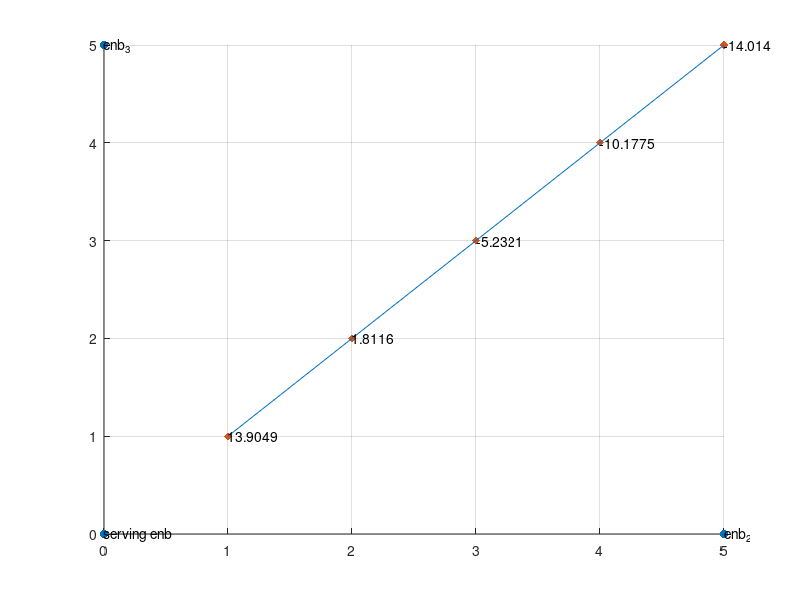

This chart was generated by the following MATLAB code: (Note: this script raises an error after producing the figure.)
clc
clear all
close all

DIP2=[];
DIP3=[];
P=1000;
P1=25;
P2=P1;
N=10;
SINR=[];
enb_serv=[0,0];
enb_2=[5,0];
enb_3=[0,5];
for i=1:5
    ue=[i,i];
    x=[enb_serv;enb_2;enb_3;ue];
    dist=pdist(x,'euclidean');
    d1=dist(3);
    d2=dist(5);
    d3=dist(6);
    s=P/(d1^4);
    DIP2(i)=P1/(d2^4);
    DIP3(i)=P2/(d3^4);
    SINR(i)=s/(DIP2(i)+DIP3(i)+N);
end
SINR=10*log10(SINR);
DIP2=10*log10(DIP2);
DIP3=10*log10(DIP3);
%Plotting locations:
hold on
grid on
v=[0,0,5];
w=[5,0,0];
scatter(v,w,'filled');
a=[1,2,3,4,5];
b=a;
scatter(a,b,'filled','d');
line(a,b);
text(enb_2(1),enb_2(2),'enb_2')
text(enb_3(1),enb_3(2),'enb_3')
text(enb_serv(1),enb_serv(2),'serving enb');

for i=1:5
    txt=SINR(i);
    text(i,i,num2str(txt));
end

NFrames = 10;   % Number of frames

Noc = -98; % dBm/15kHz average power spectral density
% Set the random number generator seed
rng('default');
for idx = 1:5
    
    % Cell 1 eNodeB configuration according to R.46
    enb1 = struct;%A.1.
    enb1.NDLRB = 50;%A.2.
    enb1.CellRefP = 2;%A.3.
    enb1.NCellID = 1;%A.4.
    enb1.CyclicPrefix = 'Normal';%A.5.
    enb1.CFI = 2;%A.6.
    enb1.PHICHDuration = 'Normal';%A.7.
    enb1.Ng = 'Sixth';%A.8.
    enb1.NFrame = 0;%A.9.
    enb1.TotSubframes = 1;%A.10.
    enb1.Windowing = 0;%A.11.
    enb1.DuplexMode = 'TDD';%A.12.
    enb1.SSC = 4;%A.13
    enb1.TDDConfig = 1;%A.14.
    enb1.NPRSRB = 2;
    enb1.IPRS = 0;
    enb1.PRSPeriod = 'On';
    % enb1.Position = [1000, 1000];

    % PDSCH configuration substructure
    enb1.PDSCH.TxScheme = 'TxDiversity'; % PDSCH transmission mode 2 %B.1.
    enb1.PDSCH.Modulation = {'QPSK'};%B.2.
    enb1.PDSCH.NLayers = 2;%B.3.
    enb1.PDSCH.Rho = -3;%B.4.
    enb1.PDSCH.RNTI = 1;%B.5.
    enb1.PDSCH.RVSeq = [0 1 2 3];%B.6.
    enb1.PDSCH.RV = 0;%B.7.
    enb1.PDSCH.NHARQProcesses = 7;%B.8.
    enb1.PDSCH.NTurboDecIts = 5;%B.9.
    enb1.PDSCH.PRBSet = (0:49)';%B.10.
    % Table A.3.4.2.1-2, TS 36.101
    enb1.PDSCH.TrBlkSizes = [5160 3880 0 0 5160 0 3880 0 0 5160];%B.11.
    % Table A.3.4.2.1-2, TS 36.101
    enb1.PDSCH.CodedTrBlkSizes = [12528 10656 0 0 13200 0 10656 0 0 13200];%B.12.
    enb1.PDSCH.CSIMode = 'PUCCH 1-0';%B.13.
    enb1.PDSCH.PMIMode = 'Wideband';%B.14.
    enb1.PDSCH.CSI = 'On';%B.15.

    % PDSCH OCNG configuration
    enb1.OCNGPDSCHEnable = 'On';%B.16.              % Enable OCNG fill
    enb1.OCNGPDSCHPower = -3;   %B.17.              % OCNG power same as PDSCH Rho
    enb1.OCNGPDSCH.RNTI = 0;    %B.18.              % Virtual UE RNTI
    enb1.OCNGPDSCH.Modulation = 'QPSK';%B.19.       % OCNG symbol modulation
    enb1.OCNGPDSCH.TxScheme = 'TxDiversity'; %B.20. % OCNG transmission mode 2

    % Cell2
    enb2 = enb1;
    enb2.NCellID = 2;
    enb2.OCNGPDSCHEnable = 'Off'; 
    enb2.NPRSRB = 2;
    enb2.IPRS = 0;
    enb2.PRSPeriod = 'On';
    % enb2.Position = [1000, -1000];


    % Cell 3
    enb3 = enb1;
    enb3.NCellID = 3;
    enb3.OCNGPDSCHEnable = 'Off';
    enb3.NPRSRB = 2;
    enb3.IPRS = 0;
    enb3.PRSPeriod = 'On';
    % enb3.Position = [-1000, 1000];

    ofdmInfo = lteOFDMInfo(enb1);

    tx = cell(1,3);

    grid1 = [];
    for nsf = 0:19
        enb1.NSubframe = mod(nsf,10);
        sfgrid = lteDLResourceGrid(enb1);       % Empty subframe
        sfgrid(ltePRSIndices(enb1)) = ltePRS(enb1);       % PRS REs
        sfgrid(ltePSSIndices(enb1)) = ltePSS(enb1);       % PSS REs
        sfgrid(lteSSSIndices(enb1)) = lteSSS(enb1);       % SSS REs
        sfgrid(lteCellRSIndices(enb1)) = lteCellRS(enb1); % Cell RS REs
        grid1 = [grid1 sfgrid]; %#ok<AGROW>
    end
    enb1.NSubframe = 0;
    tx{1} = lteOFDMModulate(enb1, grid1);        % OFDM modulate

    grid2 = [];
    for nsf = 0:19
        enb2.NSubframe = mod(nsf,10);
        sfgrid = lteDLResourceGrid(enb2);       % Empty subframe
        sfgrid(ltePRSIndices(enb2)) = ltePRS(enb2);       % PRS REs
        sfgrid(ltePSSIndices(enb2)) = ltePSS(enb2);       % PSS REs
        sfgrid(lteSSSIndices(enb2)) = lteSSS(enb2);       % SSS REs
        sfgrid(lteCellRSIndices(enb2)) = lteCellRS(enb2); % Cell RS REs
        grid2 = [grid2 sfgrid]; %#ok<AGROW>
    end
    enb2.NSubframe = 0;
    tx{2} = lteOFDMModulate(enb2, grid2);        % OFDM modulate

    grid3 = [];
    for nsf = 0:19
        enb3.NSubframe = mod(nsf,10);
        sfgrid = lteDLResourceGrid(enb3);       % Empty subframe
        sfgrid(ltePRSIndices(enb3)) = ltePRS(enb3);       % PRS REs
        sfgrid(ltePSSIndices(enb3)) = ltePSS(enb3);       % PSS REs
        sfgrid(lteSSSIndices(enb3)) = lteSSS(enb3);       % SSS REs
        sfgrid(lteCellRSIndices(enb3)) = lteCellRS(enb3); % Cell RS REs
        grid3 = [grid3 sfgrid]; %#ok<AGROW>
    end
    enb3.NSubframe = 0;
    tx{3} = lteOFDMModulate(enb3, grid3);        % OFDM modulate

    speedOfLight = 299792458.0; % Speed of light in m/s

    %sampleDelay = zeros(1, 1);
    %radius = cell(1, 1);

    %[~, radius{1}] = cart2pol(enb1.Position(1), enb1.Position(2));
    %delay = radius{1}/speedOfLight;                  % Delay in seconds
    %sampleDelay(1) = round(delay*ofdmInfo.SamplingRate); % Delay in samples

    % eNodeB1 to UE propagation channel
    channel1 = struct;                    % Channel config structure
    channel1.Seed = 20;                   % Random channel seed
    channel1.NRxAnts = 2;                 % 2 receive antennas
    channel1.DelayProfile ='EVA';         % Delay profile
    channel1.DopplerFreq = 5;            % Doppler frequency
    channel1.MIMOCorrelation = 'Low';     % Multi-antenna correlation
    channel1.NTerms = 16;                 % Oscillators used in fading model
    channel1.ModelType = 'GMEDS';         % Rayleigh fading model type
    channel1.InitPhase = 'Random';        % Random initial phases
    channel1.NormalizePathGains = 'On';   % Normalize delay profile power
    channel1.NormalizeTxAnts = 'On';      % Normalize for transmit antennas
    % The channel sampling rate depends on the FFT size used in the OFDM
    % modulator. This can be obtained using the function lteOFDMInfo.

    channel1.SamplingRate = ofdmInfo.SamplingRate;

    % eNodeB2 (interference) to UE propagation channel
    channel2 = channel1;
    channel2.Seed = 122;                  % Random channel seed

    % eNodeB3 (interference) to UE propagation channel
    channel3 = channel1;
    channel3.Seed = 36;                   % Random channel seed

    %hPositioningPlotPositions({enb1, enb2, enb3});

    numSubframes = 10;  % Number of frames to simulate at each SNR
    % SNRdB = [-1.4]; % SNR points to simulate
    frc.TotSubframes = 1;   % Total number of subframes to generate
    frc.NCellID = 5;       % Cell identity
    frc.RC = 'A4-3';        % FRC number

    % Populate FRC configuration structure with default values for A4-3
    frc = lteRMCUL(frc);
    frc.PUSCH.Modulation = {'QPSK'};
    enb1.PUSCH = frc.PUSCH;
    
    
    frc.PDSCH = enb1.PDSCH;

    disp(enb1.PUSCH);
    % frc.Position = hPositioningPosition(0, 0);
    chcfg.NRxAnts = 8;               % Number of receive antennas
    chcfg.DelayProfile = 'EVA';      % Delay profile
    chcfg.DopplerFreq = 5;          % Doppler frequency
    chcfg.MIMOCorrelation = 'Low';   % MIMO correlation
    chcfg.Seed = 91;                 % Channel seed
    chcfg.NTerms = 16;               % Oscillators used in fading model
    chcfg.ModelType = 'GMEDS';       % Rayleigh fading model type
    chcfg.InitPhase = 'Random';      % Random initial phases
    chcfg.NormalizePathGains = 'On'; % Normalize delay profile power
    chcfg.NormalizeTxAnts = 'On';    % Normalize for transmit antennas

    % Set channel model sampling rate
    info = lteSCFDMAInfo(frc);
    chcfg.SamplingRate = info.SamplingRate;

    
    cec = struct;                        %C.1. % Channel estimation config structure
    cec.PilotAverage = 'UserDefined';    %C.2. % Type of pilot symbol averaging
    cec.FreqWindow = 31;                 %C.3. % Frequency window size
    cec.TimeWindow = 23;                 %C.4. % Time window size
    cec.InterpType = 'Cubic';            %C.5. % 2D interpolation type
    cec.InterpWindow = 'Centered';       %C.6. % Interpolation window type
    cec.InterpWinSize = 1;               %C.7. % Interpolation window size


    % Channel noise setup
    nocLin = 10.^(Noc/10)*(1e-3); % linear  in Watts
    % Take into account FFT (OFDM) scaling
    No = sqrt(nocLin/(2*double(ofdmInfo.Nfft)));

    % Signal and interference amplitude scaling factors calculation. These
    % ensure the SINR and DIP values specified are met
    [K1, K2, K3] = hENBscalingFactors(DIP2(idx), DIP3(idx), Noc, SINR(idx) , enb1, enb2, enb3);



    % Initialize state of all HARQ processes
    harqProcesses = hInitHARQProcesses(enb1, enb1.PDSCH.NHARQProcesses);
    % Initialize HARQ process IDs to 1 as the first non-zero transport block
    % will always be transmitted using the first HARQ process. This will be
    % updated with the full sequence output by lteRMCDLTool after the first
    % call to the function
    harqProcessSequence = 1;

    % Set up variables for the main loop
    lastOffset = 0;       % Initialize overall frame timing offset
    frameOffset = 0;      % Initialize frame timing offset
    blkCRC = [];          % Block CRC for all considered subframes
    bitTput = [];         % Number of successfully received bits per subframe
    txedTrBlkSizes = [];  % Number of transmitted bits per subframe
    % Vector of total number of bits transmitted calculated for each subframe
    runningMaxThPut = [];
    % Vector storing the number of successfully received bits calculated for
    % each subframe
    runningSimThPut = [];

    % Obtain the number of transmit antennas.
    dims = lteDLResourceGridSize(enb1);
    P = dims(3);

    % Main for loop: for all subframes
    for subframeNo = 0:(NFrames*10-1)

        % Reinitialize channel seed for each subframe to increase variability
        channel1.Seed = 1+subframeNo;
        channel2.Seed = 1+subframeNo+(NFrames*10);
        channel3.Seed = 1+subframeNo+2*(NFrames*10);

        % Update subframe number
        enb1.NSubframe = subframeNo;
        enb2.NSubframe = subframeNo;
        enb3.NSubframe = subframeNo;

        duplexInfo = lteDuplexingInfo(enb1);

        if duplexInfo.NSymbolsDL ~= 0 % target only downlink subframes

            % Get HARQ process ID for the subframe from HARQ process sequence
            harqID = harqProcessSequence(mod(subframeNo, length(harqProcessSequence))+1);

            % If there is a transport block scheduled in the current subframe
            % (indicated by a non-zero 'harqID'), perform transmission and
            % reception. Otherwise, continue to the next subframe.
            if harqID == 0
                continue;
            end

            % Update HARQ process: reset for successful transmission or set to
            % retransmit: This effectively gets the ACK/NACK
            harqProcesses(harqID) = hTxDiversityHARQScheduling( ...
                harqProcesses(harqID));

            % Update the RV value and RVSeq for correct waveform generation
            enb1.PDSCH.RV = harqProcesses(harqID).rvSeq ...
                (harqProcesses(harqID).rvIdx);
            enb1.PDSCH.RVSeq = harqProcesses(harqID).rvSeq ...
                (harqProcesses(harqID).rvIdx);

            % Serving cell payload
            dlschTransportBlk = {harqProcesses(harqID).dlschTransportBlk};

            % Create transmit waveform and get the HARQ scheduling ID sequence
            % from 'enbOut' structure output which also contains the waveform
            % configuration and OFDM modulation parameters
            [txWaveform1,~,enbOut] = lteRMCDLTool(enb1,dlschTransportBlk);

            % Add 25 sample padding. This is to cover the range of delays
            % expected from channel modeling (a combination of implementation
            % delay and channel delay spread)
            txWaveform1 =  [txWaveform1; zeros(25, P)]; %#ok<AGROW>

            % Get the HARQ ID sequence from 'enbOut' for HARQ processing
            harqProcessSequence = enbOut.PDSCH.HARQProcessSequence;

            % Generate interferer model as per as per TS 36.101, B.5.2. The
            % function hTM3InterfModel generates the interferer transmit
            % signal. It internally sets transmission and modulation
            % schemes and generates the required payload bits.
            txWaveform2 = [hTM3InterfModel(enb2); zeros(25,P)];
            txWaveform3 = [hTM3InterfModel(enb3); zeros(25,P)];

            % Channel time for the present subframe
            channel1.InitTime = subframeNo/1000;
            channel2.InitTime = channel1.InitTime;
            channel3.InitTime = channel1.InitTime;

            % Filter the transmitted waveforms
            rxWaveform1 = lteFadingChannel(channel1,txWaveform1);
            rxWaveform2 = lteFadingChannel(channel2,txWaveform2);
            rxWaveform3 = lteFadingChannel(channel3,txWaveform3);

            % Noise generation
            noise = No*complex(randn(size(rxWaveform1)),...
                    randn(size(rxWaveform1)));

            % Add AWGN to the received time domain waveform and scale for
            % required power
            rxWaveform = K1*rxWaveform1 + K2*rxWaveform2 + ...
                         K3*rxWaveform3 + noise;

            % Receiver
            % Perform synchronization
            % An offset within the range of delays expected from the
            % channel modeling (a combination of implementation delay and
            % channel delay spread) indicates success
            if (mod(subframeNo,10)==0)
                frameOffset = lteDLFrameOffset(enb1,rxWaveform);
                if (frameOffset > 25)
                    frameOffset = lastOffset;
                end
                lastOffset = frameOffset;
            end
            rxWaveform = rxWaveform(1+frameOffset:end,:);

            % Scale rxWaveform by 1/K1 to avoid numerical issues with
            % channel decoding stages
            rxWaveform = (1/K1)*rxWaveform;

            % Perform OFDM demodulation on the received data to obtain
            % the resource grid
            rxSubframe = lteOFDMDemodulate(enb1,rxWaveform);

            % Channel estimation
            [estChannelGrid,noiseEst] = lteDLChannelEstimate(enb1,cec, ...
                                        rxSubframe);

            % Perform equalization, deprecoding, layer demapping,
            % demodulation and descrambling on the received data using the
            % channel estimate.

            % Get PDSCH indices
            [pdschIndices,~] = ...
                ltePDSCHIndices(enb1, enb1.PDSCH, enb1.PDSCH.PRBSet);

            % Get PDSCH resource elements. Scale the received subframe by
            % the PDSCH power factor Rho. The PDSCH is scaled by this
            % amount, while the cell reference symbols used for channel
            % estimation (used in the PDSCH decoding stage) are not.
            [pdschRx, pdschHest] = lteExtractResources(pdschIndices, ...
                rxSubframe*(10^(-enb1.PDSCH.Rho/20)), estChannelGrid);

            % Decode PDSCH
            [dlschBits,~] = ltePDSCHDecode(enb1, enb1.PDSCH,...
                pdschRx, pdschHest, noiseEst);

            % Decode downlink shared channel (DL-SCH)
            [decbits,harqProcesses(harqID).crc,harqProcesses(harqID).decState] = ...
                lteDLSCHDecode(enb1,enb1.PDSCH,harqProcesses(harqID).trBlkSize, ...
                dlschBits{1},harqProcesses(harqID).decState);

            % Store values to calculate throughput
            blkCRC = [blkCRC harqProcesses(harqID).crc]; %#ok<AGROW>
            bitTput = [bitTput harqProcesses(harqID).trBlkSize.*(1- ...
                harqProcesses(harqID).crc)]; %#ok<AGROW>
            runningSimThPut = [runningSimThPut sum(bitTput,2)]; %#ok<AGROW>
            txedTrBlkSizes = [txedTrBlkSizes harqProcesses(harqID).trBlkSize]; %#ok<AGROW>
            runningMaxThPut = [runningMaxThPut sum(txedTrBlkSizes,2)]; %#ok<AGROW>

        end
    end

    maxThroughput = sum(txedTrBlkSizes); % Maximum possible throughput
    simThroughput = sum(bitTput,2);      % Simulated throughput

    % Display achieved throughput percentage
    disp(['Achieved throughput ' num2str(simThroughput*100/maxThroughput) '%'])

    % Plot running throughput
    figure;plot(runningSimThPut*100./runningMaxThPut)
    ylabel('Throughput (%)');
    xlabel('Simulated subframe');
    title('Throughput');

end
